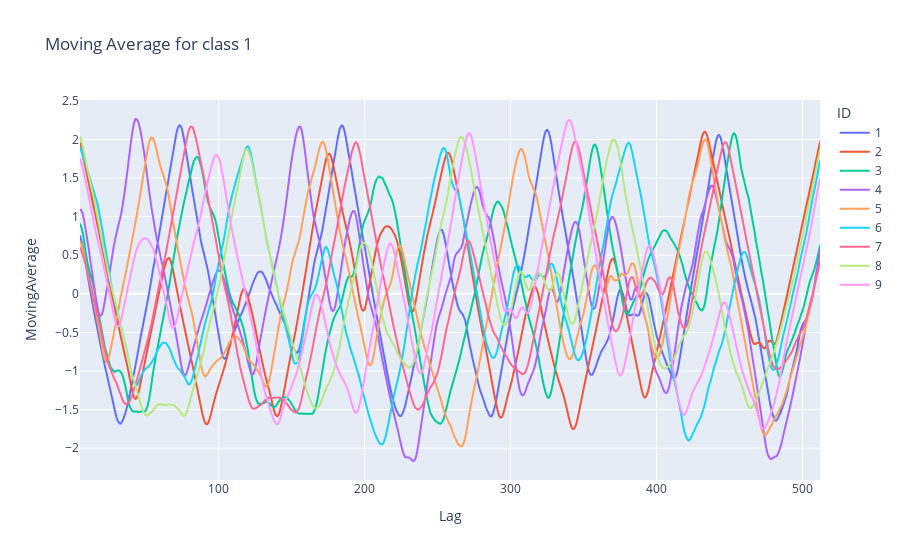

Notebook source saved alongside this figure:
### Code cell
window_size = 5  # You can adjust the window size as needed
moving_average_results = []

for id in range(1, 10):
    id_df = class1_train_data[class1_train_data['id'] == id]
    
    # Calculate the moving average using the rolling function
    moving_average = id_df['values'].rolling(window=window_size).mean()
    
    # Remove NaN values (resulting from the rolling window)
    moving_average = moving_average.dropna()
    
    # Store the results in the moving_average_results list
    for lag, ma_value in enumerate(moving_average, start=window_size):
        moving_average_results.append((id, lag, ma_value))

# Create a DataFrame for the moving average results
moving_average_df = pd.DataFrame(moving_average_results, columns=['ID', 'Lag', 'MovingAverage'])

# Create a line plot using Plotly Express
fig = px.line(moving_average_df, x='Lag', y='MovingAverage',color='ID', title='Moving Average for class 1')
fig.show()

### Figure 1 — Plotly figure (JSON) as saved in the notebook; plotly's stock layout.template omitted (floating-point values rounded to 4 significant figures; data arrays with more than 128 entries replaced by an {"elided": "..."} marker saying what was removed)
{"data": [{"hovertemplate": "ID=1<br>Lag=%{x}<br>MovingAverage=%{y}<extra></extra>", "legendgroup": "1", "line": {"color": "#636efa", "dash": "solid"}, "marker": {"symbol": "circle"}, "mode": "lines", "name": "1", "showlegend": true, "type": "scattergl", "x": {"elided": "508 int values"}, "xaxis": "x", "y": {"elided": "508 float values"}, "yaxis": "y"}, {"hovertemplate": "ID=2<br>Lag=%{x}<br>MovingAverage=%{y}<extra></extra>", "legendgroup": "2", "line": {"color": "#EF553B", "dash": "solid"}, "marker": {"symbol": "circle"}, "mode": "lines", "name": "2", "showlegend": true, "type": "scattergl", "x": {"elided": "508 int values"}, "xaxis": "x", "y": {"elided": "508 float values"}, "yaxis": "y"}, {"hovertemplate": "ID=3<br>Lag=%{x}<br>MovingAverage=%{y}<extra></extra>", "legendgroup": "3", "line": {"color": "#00cc96", "dash": "solid"}, "marker": {"symbol": "circle"}, "mode": "lines", "name": "3", "showlegend": true, "type": "scattergl", "x": {"elided": "508 int values"}, "xaxis": "x", "y": {"elided": "508 float values"}, "yaxis": "y"}, {"hovertemplate": "ID=4<br>Lag=%{x}<br>MovingAverage=%{y}<extra></extra>", "legendgroup": "4", "line": {"color": "#ab63fa", "dash": "solid"}, "marker": {"symbol": "circle"}, "mode": "lines", "name": "4", "showlegend": true, "type": "scattergl", "x": {"elided": "508 int values"}, "xaxis": "x", "y": {"elided": "508 float values"}, "yaxis": "y"}, {"hovertemplate": "ID=5<br>Lag=%{x}<br>MovingAverage=%{y}<extra></extra>", "legendgroup": "5", "line": {"color": "#FFA15A", "dash": "solid"}, "marker": {"symbol": "circle"}, "mode": "lines", "name": "5", "showlegend": true, "type": "scattergl", "x": {"elided": "508 int values"}, "xaxis": "x", "y": {"elided": "508 float values"}, "yaxis": "y"}, {"hovertemplate": "ID=6<br>Lag=%{x}<br>MovingAverage=%{y}<extra></extra>", "legendgroup": "6", "line": {"color": "#19d3f3", "dash": "solid"}, "marker": {"symbol": "circle"}, "mode": "lines", "name": "6", "showlegend": true, "type": "scattergl", "x": {"elided": "508 int values"}, "xaxis": "x", "y": {"elided": "508 float values"}, "yaxis": "y"}, {"hovertemplate": "ID=7<br>Lag=%{x}<br>MovingAverage=%{y}<extra></extra>", "legendgroup": "7", "line": {"color": "#FF6692", "dash": "solid"}, "marker": {"symbol": "circle"}, "mode": "lines", "name": "7", "showlegend": true, "type": "scattergl", "x": {"elided": "508 int values"}, "xaxis": "x", "y": {"elided": "508 float values"}, "yaxis": "y"}, {"hovertemplate": "ID=8<br>Lag=%{x}<br>MovingAverage=%{y}<extra></extra>", "legendgroup": "8", "line": {"color": "#B6E880", "dash": "solid"}, "marker": {"symbol": "circle"}, "mode": "lines", "name": "8", "showlegend": true, "type": "scattergl", "x": {"elided": "508 int values"}, "xaxis": "x", "y": {"elided": "508 float values"}, "yaxis": "y"}, {"hovertemplate": "ID=9<br>Lag=%{x}<br>MovingAverage=%{y}<extra></extra>", "legendgroup": "9", "line": {"color": "#FF97FF", "dash": "solid"}, "marker": {"symbol": "circle"}, "mode": "lines", "name": "9", "showlegend": true, "type": "scattergl", "x": {"elided": "508 int values"}, "xaxis": "x", "y": {"elided": "508 float values"}, "yaxis": "y"}], "layout": {"legend": {"title": {"text": "ID"}, "tracegroupgap": 0}, "title": {"text": "Moving Average for class 1"}, "xaxis": {"anchor": "y", "domain": [0, 1], "title": {"text": "Lag"}}, "yaxis": {"anchor": "x", "domain": [0, 1], "title": {"text": "MovingAverage"}}}}
